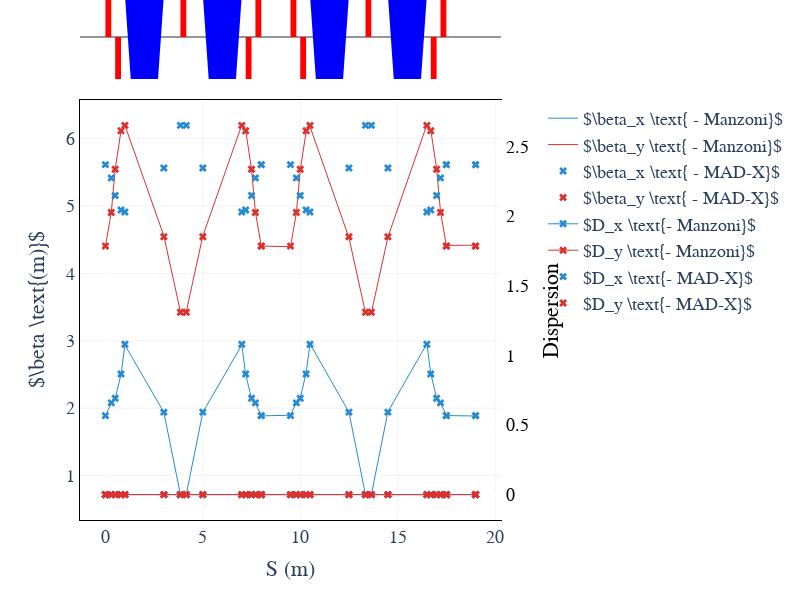

Write notebook code for a chart like this one.
### Markdown cell above
# Plot the results

### Code cell
# Using Plotly
manzoni_plot = vis.ManzoniPlotlyArtist(width=800, height=600)
manzoni_plot.plot_cartouche(madx_line.df, unsplit_bends=False, vertical_position=1.15)
manzoni_plot.twiss(tw_observer, with_beta=True, with_alpha=False, with_dispersion=True, tfs_data=madx_line.df)
manzoni_plot.layout['legend'] = dict(x=1.1,
                                     y=1)
manzoni_plot.render()
manzoni_plot.save("figures/twiss_observer_plotly.png", file_format='png')


# Using matplotlib
plt.rc('text', usetex=False)
fig = plt.figure(figsize=(20,8))
ax = fig.add_subplot(111)
manzoni_plot = vis.ManzoniMatplotlibArtist(ax=ax)
manzoni_plot.plot_cartouche(madx_line.df, print_label=False) # Preparation of the plot
manzoni_plot.twiss(tw_observer, with_beta=True, with_alpha=False, with_dispersion=False, tfs_data=madx_line.df)
ax.legend(loc='upper left')
ax.set_ylim([0, 8])
fig.savefig("figures/twiss_observer_matplotlib.png")

### Figure 1 — Plotly figure (JSON) as saved in the notebook; plotly's stock layout.template omitted (floating-point values rounded to 4 significant figures)
{"data": [{"line": {"color": "#268bd2", "width": 1}, "mode": "lines", "name": "$\\beta_x \\text{ - Manzoni}$", "showlegend": true, "type": "scatter", "x": [0, 0, 0.3, 0.5, 0.8, 1, 3, 3.85, 4.15, 5, 7, 7.2, 7.5, 7.7, 8, 8, 9.5, 9.8, 10, 10.3, 10.5, 12.5, 13.35, 13.65, 14.5, 16.5, 16.7, 17, 17.2, 17.5, 17.5, 19, 19], "y": [1.886, 1.886, 2.073, 2.14, 2.499, 2.938, 1.938, 0.7188, 0.7189, 1.938, 2.938, 2.499, 2.139, 2.073, 1.885, 1.885, 1.895, 2.085, 2.153, 2.515, 2.956, 1.941, 0.7142, 0.7152, 1.946, 2.956, 2.514, 2.15, 2.082, 1.89, 1.89, 1.883, 1.883]}, {"line": {"color": "#dc322f", "width": 1}, "mode": "lines", "name": "$\\beta_y \\text{ - Manzoni}$", "showlegend": true, "type": "scatter", "x": [0, 0, 0.3, 0.5, 0.8, 1, 3, 3.85, 4.15, 5, 7, 7.2, 7.5, 7.7, 8, 8, 9.5, 9.8, 10, 10.3, 10.5, 12.5, 13.35, 13.65, 14.5, 16.5, 16.7, 17, 17.2, 17.5, 17.5, 19, 19], "y": [4.402, 4.402, 4.903, 5.545, 6.118, 6.199, 4.554, 3.433, 3.433, 4.556, 6.203, 6.122, 5.548, 4.906, 4.405, 4.405, 4.396, 4.893, 5.531, 6.1, 6.18, 4.53, 3.414, 3.416, 4.539, 6.205, 6.126, 5.555, 4.914, 4.415, 4.415, 4.418, 4.418]}, {"marker": {"color": "#268bd2", "size": 7, "symbol": 4}, "mode": "markers", "name": "$\\beta_x \\text{ - MAD-X}$", "showlegend": true, "type": "scatter", "x": [0, 0.3, 0.5, 0.8, 1, 3, 3.85, 4.15, 5, 7, 7.2, 7.5, 7.7, 8, 8, 9.5, 9.8, 10, 10.3, 10.5, 12.5, 13.35, 13.65, 14.5, 16.5, 16.7, 17, 17.2, 17.5, 17.5, 19, 19], "y": [1.889, 2.078, 2.146, 2.507, 2.948, 1.941, 0.7167, 0.7167, 1.941, 2.948, 2.507, 2.146, 2.078, 1.889, 1.889, 1.889, 2.078, 2.146, 2.507, 2.948, 1.941, 0.7167, 0.7167, 1.941, 2.948, 2.507, 2.146, 2.078, 1.889, 1.889, 1.889, 1.889]}, {"marker": {"color": "#dc322f", "size": 7, "symbol": 4}, "mode": "markers", "name": "$\\beta_y \\text{ - MAD-X}$", "showlegend": true, "type": "scatter", "x": [0, 0.3, 0.5, 0.8, 1, 3, 3.85, 4.15, 5, 7, 7.2, 7.5, 7.7, 8, 8, 9.5, 9.8, 10, 10.3, 10.5, 12.5, 13.35, 13.65, 14.5, 16.5, 16.7, 17, 17.2, 17.5, 17.5, 19, 19], "y": [4.405, 4.904, 5.545, 6.116, 6.196, 4.543, 3.423, 3.423, 4.543, 6.196, 6.116, 5.545, 4.904, 4.405, 4.405, 4.405, 4.904, 5.545, 6.116, 6.196, 4.543, 3.423, 3.423, 4.543, 6.196, 6.116, 5.545, 4.904, 4.405, 4.405, 4.405, 4.405]}, {"line": {"width": 1}, "marker": {"color": "#268bd2", "size": 7, "symbol": 4}, "mode": "markers+lines", "name": "$D_x \\text{- Manzoni}$", "showlegend": true, "type": "scatter", "x": [0, 0, 0.3, 0.5, 0.8, 1, 3, 3.85, 4.15, 5, 7, 7.2, 7.5, 7.7, 8, 8, 9.5, 9.8, 10, 10.3, 10.5, 12.5, 13.35, 13.65, 14.5, 16.5, 16.7, 17, 17.2, 17.5, 17.5, 19, 19], "y": [0, 0, 0, 0, 0, 0, 0, 0, 0, 0, 0, 0, 0, 0, 0, 0, 0, 0, 0, 0, 0, 0, 0, 0, 0, 0, 0, 0, 0, 0, 0, 0, 0], "yaxis": "y2"}, {"line": {"width": 1}, "marker": {"color": "#dc322f", "size": 7, "symbol": 4}, "mode": "markers+lines", "name": "$D_y \\text{- Manzoni}$", "showlegend": true, "type": "scatter", "x": [0, 0, 0.3, 0.5, 0.8, 1, 3, 3.85, 4.15, 5, 7, 7.2, 7.5, 7.7, 8, 8, 9.5, 9.8, 10, 10.3, 10.5, 12.5, 13.35, 13.65, 14.5, 16.5, 16.7, 17, 17.2, 17.5, 17.5, 19, 19], "y": [0, 0, 0, 0, 0, 0, 0, 0, 0, 0, 0, 0, 0, 0, 0, 0, 0, 0, 0, 0, 0, 0, 0, 0, 0, 0, 0, 0, 0, 0, 0, 0, 0], "yaxis": "y2"}, {"marker": {"color": "#268bd2", "size": 7, "symbol": 4}, "mode": "markers", "name": "$D_x \\text{- MAD-X}$", "showlegend": true, "type": "scatter", "x": [0, 0.3, 0.5, 0.8, 1, 3, 3.85, 4.15, 5, 7, 7.2, 7.5, 7.7, 8, 8, 9.5, 9.8, 10, 10.3, 10.5, 12.5, 13.35, 13.65, 14.5, 16.5, 16.7, 17, 17.2, 17.5, 17.5, 19, 19], "y": [2.37, 2.275, 2.149, 2.044, 2.03, 2.346, 2.652, 2.652, 2.346, 2.03, 2.044, 2.149, 2.275, 2.37, 2.37, 2.37, 2.275, 2.149, 2.044, 2.03, 2.346, 2.652, 2.652, 2.346, 2.03, 2.044, 2.149, 2.275, 2.37, 2.37, 2.37, 2.37], "yaxis": "y2"}, {"marker": {"color": "#dc322f", "size": 7, "symbol": 4}, "mode": "markers", "name": "$D_y \\text{- MAD-X}$", "showlegend": true, "type": "scatter", "x": [0, 0.3, 0.5, 0.8, 1, 3, 3.85, 4.15, 5, 7, 7.2, 7.5, 7.7, 8, 8, 9.5, 9.8, 10, 10.3, 10.5, 12.5, 13.35, 13.65, 14.5, 16.5, 16.7, 17, 17.2, 17.5, 17.5, 19, 19], "y": [0, 0, 0, 0, 0, 0, 0, 0, 0, 0, 0, 0, 0, 0, 0, 0, 0, 0, 0, 0, 0, 0, 0, 0, 0, 0, 0, 0, 0, 0, 0, 0], "yaxis": "y2"}], "layout": {"font": {"family": "serif", "size": 18}, "height": 600, "legend": {"x": 1.1, "y": 1}, "plot_bgcolor": "rgba(0, 0, 0, 0)", "shapes": [{"line": {"color": "rgb(150, 150, 150)", "width": 2}, "type": "line", "x0": 0, "x1": 1, "xref": "paper", "y0": 1.15, "y1": 1.15, "yref": "paper"}, {"fillcolor": "#FF0000", "line": {"width": 0}, "type": "rect", "x0": 0, "x1": 0.3, "xref": "x", "y0": 1.15, "y1": 1.25, "yref": "paper"}, {"fillcolor": "#FF0000", "line": {"width": 0}, "type": "rect", "x0": 0.5, "x1": 0.8, "xref": "x", "y0": 1.05, "y1": 1.15, "yref": "paper"}, {"fillcolor": "#0000FF", "line": {"width": 0}, "path": "M1.0,1.25 H3.0 L2.7,1.0499999999999998 H1.3 Z", "type": "path", "xref": "x", "yref": "paper"}, {"fillcolor": "#FF0000", "line": {"width": 0}, "type": "rect", "x0": 3.85, "x1": 4.15, "xref": "x", "y0": 1.15, "y1": 1.25, "yref": "paper"}, {"fillcolor": "#0000FF", "line": {"width": 0}, "path": "M5.0,1.25 H7.0 L6.7,1.0499999999999998 H5.3 Z", "type": "path", "xref": "x", "yref": "paper"}, {"fillcolor": "#FF0000", "line": {"width": 0}, "type": "rect", "x0": 7.2, "x1": 7.5, "xref": "x", "y0": 1.05, "y1": 1.15, "yref": "paper"}, {"fillcolor": "#FF0000", "line": {"width": 0}, "type": "rect", "x0": 7.7, "x1": 8, "xref": "x", "y0": 1.15, "y1": 1.25, "yref": "paper"}, {"fillcolor": "#FF0000", "line": {"width": 0}, "type": "rect", "x0": 9.5, "x1": 9.8, "xref": "x", "y0": 1.15, "y1": 1.25, "yref": "paper"}, {"fillcolor": "#FF0000", "line": {"width": 0}, "type": "rect", "x0": 10, "x1": 10.3, "xref": "x", "y0": 1.05, "y1": 1.15, "yref": "paper"}, {"fillcolor": "#0000FF", "line": {"width": 0}, "path": "M10.5,1.25 H12.5 L12.2,1.0499999999999998 H10.8 Z", "type": "path", "xref": "x", "yref": "paper"}, {"fillcolor": "#FF0000", "line": {"width": 0}, "type": "rect", "x0": 13.35, "x1": 13.65, "xref": "x", "y0": 1.15, "y1": 1.25, "yref": "paper"}, {"fillcolor": "#0000FF", "line": {"width": 0}, "path": "M14.5,1.25 H16.5 L16.2,1.0499999999999998 H14.8 Z", "type": "path", "xref": "x", "yref": "paper"}, {"fillcolor": "#FF0000", "line": {"width": 0}, "type": "rect", "x0": 16.7, "x1": 17, "xref": "x", "y0": 1.05, "y1": 1.15, "yref": "paper"}, {"fillcolor": "#FF0000", "line": {"width": 0}, "type": "rect", "x0": 17.2, "x1": 17.5, "xref": "x", "y0": 1.15, "y1": 1.25, "yref": "paper"}], "width": 800, "xaxis": {"autorange": true, "gridcolor": "grey", "gridwidth": 0.1, "linecolor": "black", "linewidth": 1, "mirror": true, "range": [-1.264, 20.26], "showgrid": true, "title": {"text": "S (m)"}, "type": "linear"}, "yaxis": {"autorange": true, "exponentformat": "power", "gridcolor": "grey", "gridwidth": 0.1, "linecolor": "black", "linewidth": 1, "mirror": true, "range": [0.3401, 6.573], "title": {"text": "$\\beta \\text{(m)}$"}, "type": "linear"}, "yaxis2": {"autorange": true, "exponentformat": "power", "linewidth": 1, "overlaying": "y", "range": [-0.1823, 2.834], "side": "right", "tickfont": {"color": "black"}, "title": {"font": {"color": "black"}, "text": "Dispersion"}, "type": "linear"}}}
